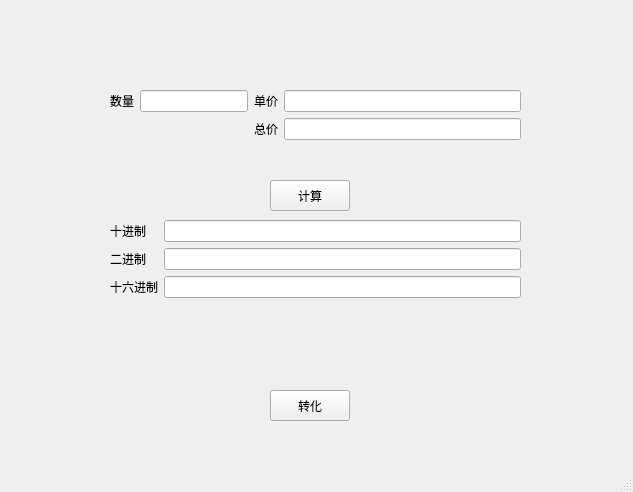
<?xml version="1.0" encoding="UTF-8"?>
<ui version="4.0">
 <class>MainWindow</class>
 <widget class="QMainWindow" name="MainWindow">
  <property name="geometry">
   <rect>
    <x>0</x>
    <y>0</y>
    <width>633</width>
    <height>492</height>
   </rect>
  </property>
  <property name="windowTitle">
   <string>MainWindow</string>
  </property>
  <widget class="QWidget" name="centralwidget">
   <widget class="QWidget" name="formLayoutWidget">
    <property name="geometry">
     <rect>
      <x>110</x>
      <y>90</y>
      <width>411</width>
      <height>81</height>
     </rect>
    </property>
    <layout class="QFormLayout" name="formLayout">
     <item row="0" column="0">
      <layout class="QHBoxLayout" name="horizontalLayout">
       <item>
        <widget class="QLabel" name="label">
         <property name="text">
          <string>数量</string>
         </property>
        </widget>
       </item>
       <item>
        <widget class="QLineEdit" name="lineEdit"/>
       </item>
      </layout>
     </item>
     <item row="0" column="1">
      <layout class="QHBoxLayout" name="horizontalLayout_2">
       <item>
        <widget class="QLabel" name="label_2">
         <property name="text">
          <string>单价</string>
         </property>
        </widget>
       </item>
       <item>
        <widget class="QLineEdit" name="lineEdit_2"/>
       </item>
      </layout>
     </item>
     <item row="1" column="1">
      <layout class="QHBoxLayout" name="horizontalLayout_3">
       <item>
        <widget class="QLabel" name="label_3">
         <property name="text">
          <string>总价</string>
         </property>
        </widget>
       </item>
       <item>
        <widget class="QLineEdit" name="lineEdit_3"/>
       </item>
      </layout>
     </item>
    </layout>
   </widget>
   <widget class="QWidget" name="formLayoutWidget_2">
    <property name="geometry">
     <rect>
      <x>110</x>
      <y>220</y>
      <width>411</width>
      <height>150</height>
     </rect>
    </property>
    <layout class="QFormLayout" name="formLayout_2">
     <item row="0" column="0">
      <widget class="QLabel" name="label_4">
       <property name="text">
        <string>十进制</string>
       </property>
      </widget>
     </item>
     <item row="0" column="1">
      <widget class="QLineEdit" name="lineEdit_4"/>
     </item>
     <item row="1" column="0">
      <widget class="QLabel" name="label_5">
       <property name="text">
        <string>二进制</string>
       </property>
      </widget>
     </item>
     <item row="1" column="1">
      <widget class="QLineEdit" name="lineEdit_5"/>
     </item>
     <item row="2" column="0">
      <widget class="QLabel" name="label_6">
       <property name="text">
        <string>十六进制</string>
       </property>
      </widget>
     </item>
     <item row="2" column="1">
      <widget class="QLineEdit" name="lineEdit_6"/>
     </item>
    </layout>
   </widget>
   <widget class="QPushButton" name="pushButton_2">
    <property name="geometry">
     <rect>
      <x>270</x>
      <y>390</y>
      <width>80</width>
      <height>31</height>
     </rect>
    </property>
    <property name="text">
     <string>转化</string>
    </property>
   </widget>
   <widget class="QPushButton" name="pushButton">
    <property name="geometry">
     <rect>
      <x>270</x>
      <y>180</y>
      <width>80</width>
      <height>31</height>
     </rect>
    </property>
    <property name="text">
     <string>计算</string>
    </property>
   </widget>
  </widget>
  <widget class="QMenuBar" name="menubar">
   <property name="geometry">
    <rect>
     <x>0</x>
     <y>0</y>
     <width>633</width>
     <height>28</height>
    </rect>
   </property>
  </widget>
  <widget class="QStatusBar" name="statusbar"/>
 </widget>
 <resources/>
 <connections/>
</ui>
